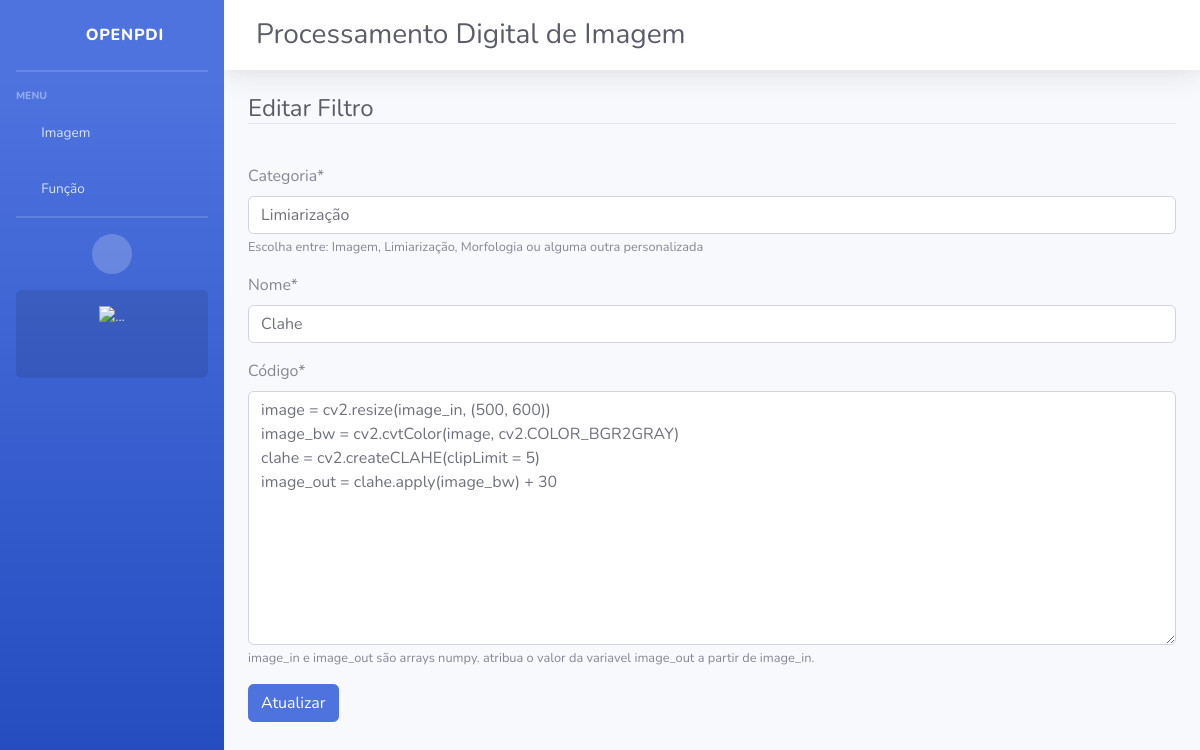
Page /filtros/editar/script/13 on the earlier database version.
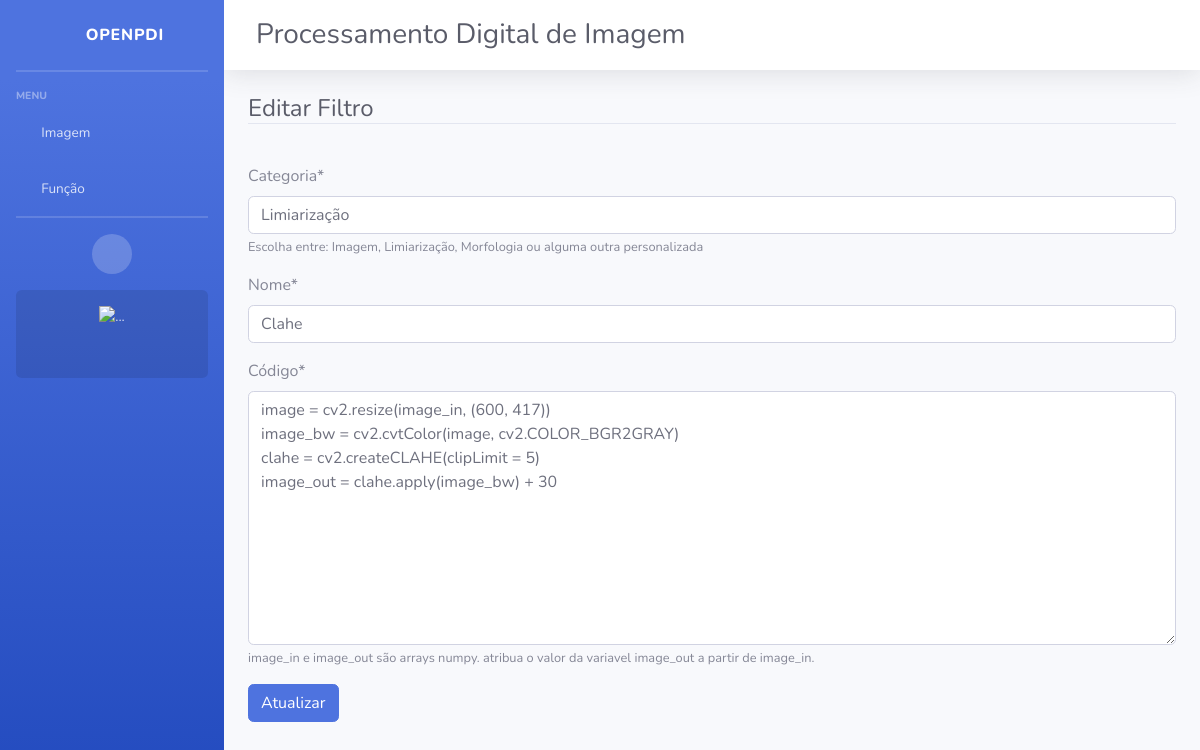
Same page on the later database version.
### filtros/models.py (models this page shows, shortened)
class Script(models.Model):
    help_text='''Escolha entre: Imagem, Limiarização, Morfologia ou alguma outra personalizada'''
    categoria = models.CharField(max_length=50, help_text=help_text)
    nome = models.CharField(max_length=50)
    help_text='''image_in e image_out são arrays numpy.
    atribua o valor da variavel image_out a partir de image_in.'''
    codigo = models.TextField(max_length=255, verbose_name="Código", help_text=help_text)

### filtros/views.py (the view)
# urls.py: path('filtros/editar/script/<int:pk>', ScriptUpdate.as_view(), name="editar-script"),
class ScriptUpdate(UpdateView):
    model = Script
    fields = ['categoria', 'nome', 'codigo']
    template_name = 'filtros/form.html'
    success_url = reverse_lazy('inicio')
    def get_context_data(self, *args, **kwargs):
        context = super().get_context_data(*args, **kwargs)
        context['titulo'] = "Editar Filtro"
        context['botao'] = "Atualizar"
        return context

### filtros/templates/filtros/form.html (shortened to what this page needs)
{% extends 'paginas/base.html' %}
{% load static %}
{% load crispy_forms_tags %}
{% block conteudo %}
<div class="container-fluid">
    <h4 class="text-dark border-bottom my-3">
        {{ titulo }}
    </h4>
    <br>
    <form action="" method="POST">
        {{ form|crispy }}
        <button type="submit" class="btn btn-primary">{{ botao }}</button>
    </form>
</div>
{% endblock %}

Differences in the rows shown:
changed Script "Limiarização": codigo "image = cv2.resize(image_in, (500, 600)) image_bw = cv2.cvtColor(image, cv2.COLOR_BGR2GRAY)…" → "image = cv2.resize(image_in, (600, 417)) image_bw = cv2.cvtColor(image, cv2.COLOR_BGR2GRAY)…"
